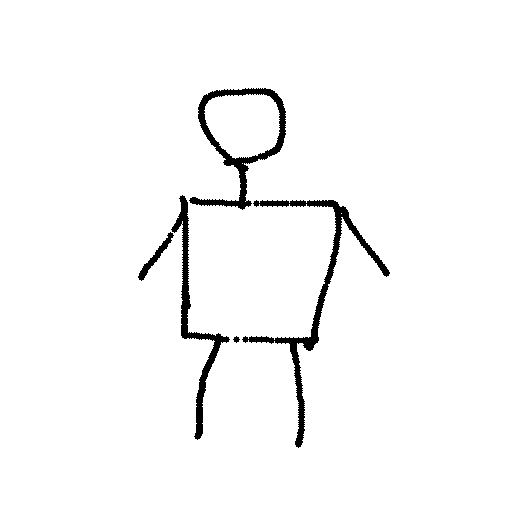
#> input picture imgnewman.png, 512 x 512 px, given in place of 666.png, which was not available
$ python -i image.py   (imports and definitions only)
#> lines starting #> are read from the running program, lines starting #| are printed output that depends on the picture; after the words box and inside, x2 and y2 are one past the last pixel; in counts of white or black regions, pixels touching at a corner belong together; long printed decimals are rounded; pictures that were not available may be replaced by others from this repository, and a replacement may not be noted
from skimage import io,color,measure,morphology
import skimage.morphology as sm
import matplotlib.pyplot as plt
import numpy as np
import matplotlib.image as pg

# diy = newman.png
# image_process()
def image_process(name):
    # address=('D:\\CSHE\BUPT_TowerDefence\image')
#> called with name = 'imgnewman.png'
    address=('D:/代码编辑器/SoulOfPython/Lib/site-packages/cocos/resources/')
    with open(address + "data.txt", "r") as f:  # 打开文件
#> (reads data/data.txt from the repository)
        diy = f.read()
    address = address + diy
    #img0=io.imread('C:\\Users\MA\Desktop\image\\15.png')
    address2 = "D:/代码编辑器/SoulOfPython/Lib/site-packages/cocos/resources/"
    # address2 = "C:/Users/张帅帅/AppData/Local/Programs/Python/Python37/Lib/site-packages/cocos/resources/"

    #img=color.rgb2gray(io.imread('C:\\Users\MA\Desktop\image\\15.png',as_gray='True'))
    #img_four=pg.imread('C:\\Users\MA\Desktop\image\\15.png')
    print(diy + "图像处理中")
    img0=io.imread(address)
#> img0 is the input picture: shape (512, 512, 3); 97.2% white; 5 black regions, box (x1, y1, x2, y2) and area: (242, 200, 390, 448) 2905, (189, 88, 286, 210) 2212, (171, 195, 230, 440) 1942, (138, 232, 174, 281) 341, (233, 336, 240, 343) 29

    img=color.rgb2gray(io.imread(address,as_gray='True'))
    img_four=pg.imread(address)
    img2=img
    rows=img0.shape[0]
#> rows = 512
    cols=img0.shape[1]
#> cols = 512
    I=[]
    J=[]
    for i in range(rows):
        for j in range(cols):
            if img[i][j]>0.4:
                img[i][j]=0
            else :
                img[i][j]=1

    dst=sm.opening(img,sm.disk(1))  #用边长为9的圆形滤波器进行膨胀滤波
#> dst: shape (512, 512) float64; values 0 (black) and 1 (white), 2.8% white; 5 white regions, box (x1, y1, x2, y2) and area: (242, 200, 390, 448) 2854, (189, 88, 286, 210) 2185, (171, 195, 230, 440) 1930, (138, 232, 174, 281) 324, (233, 336, 240, 343) 25
    for i in range(rows):
        for j in range(cols):
            if dst[i][j]==1:
                I.append(i)
                J.append(j)
#> after the loop, I = 7318 values from 88 to 447
    print("I:",min(I),max(I))
#| I: 88 447
    print("J:",min(J),max(J))
#| J: 138 389
    center_i=sum(I)/len(I)
#> center_i = 254
    max_i=max(I)
#> max_i = 447
    min_i=min(I)
#> min_i = 88
    judge1=(center_i-min_i)/(max_i-min_i)
#> judge1 = 0.462
    print("竖直重心：",center_i)#竖直重心
#| 竖直重心： 254.004
    print(judge1)
#| 0.4624
    center_y=sum(J)/len(J)
#> center_y = 253.3
    print("水平重心",center_y)#水平重心
#| 水平重心 253.256
    judge2=(max(J)-min(J))/(max(I)-min(I))
#> judge2 = 0.699
    print("长宽比",judge2)
#| 长宽比 0.6992
    judge=0.5*judge1+0.5*judge2
#> judge = 0.581
    print("judge:",judge)
#| judge: 0.5808
    if (judge<1):
        print("人")
    else:
        print("动物")

    contours = measure.find_contours(dst, 0.5)
#> contours = 8 point arrays, longest 1477 points

    for i in range(rows):
        for j in range(cols):
            img2[i][j] = 0
#> img2: shape (512, 512) float64; every value is 0
    dots=[]
    img_full=np.zeros((rows,cols))
    for i in enumerate(contours):
        for j in i[1]:
            img2[int(j[0])][int(j[1])]=1
            dots.append([int(j[0]),int(j[1])])
#> this loop made 8 passes
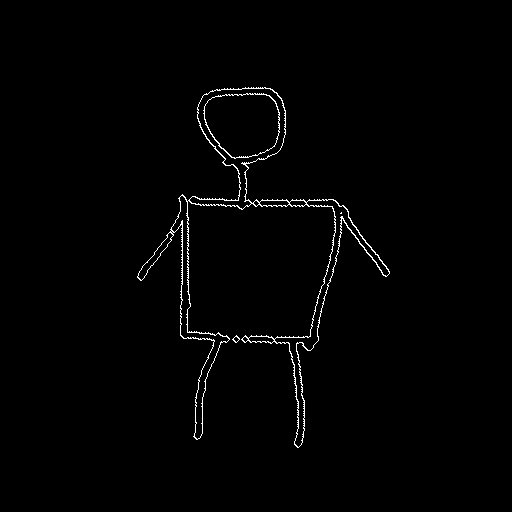
#> img2: shape (512, 512) float64; values 0 (black) and 1 (white), 1.1% white in thin lines or dots, all inside (x1, y1, x2, y2) = (137, 87, 390, 448)
#> after the loop, dots = 3640 pairs, first value 87 to 447, second value 137 to 389
    print("len(dots):",len(dots))
#| len(dots): 3640
    dots_different=[]
    for dot in dots:
        if(dot not in dots_different):
            dots_different.append(dot)
#> this loop made 3640 passes
#> dot on passes 1 to 3: [209, 242], [209, 241], [208, 241]
#> after the loop, dots_different = 2942 pairs, first value 87 to 447, second value 137 to 389
    dots = dots_different
#> dots has the same summary as dots_different
    dots_zip=[]
    for i in range(0,len(dots),2):
        dots_zip.append(dots[i])
#> this loop made 1471 passes
#> i on passes 3 to 5: 4, 6, 8
#> after the loop, dots_zip = 1471 pairs, first value 87 to 447, second value 137 to 389
    dots=dots_zip
#> dots has the same summary as dots_zip
    print("len(dots):",len(dots))
#| len(dots): 1471
    print("len(dots_different):",len(dots_different))
#| len(dots_different): 2942
    for i in range(min(I),max(I),3):
        for j in range(min(J),max(J),3):
            Pro=P1=P2=P3=P4=P5=P6=P7=P8= 0
            for dot in dots:
                if (abs(dot[0] - i )<=2  and dot[1] - j > 0):
                    P3 = 1
                if (abs(dot[0] - i )<=2  and dot[1] - j < 0):
                    P4 = 1
                if (abs(dot[1] - j )<=2 and dot[0] - i > 0):
                    P5 = 1
                if (abs(dot[1] - j )<=2 and dot[0] - i < 0):
                    P6 = 1
                if (abs(dot[0] - i -( -dot[1] + j))<= 2 and dot[0] - i > 0):
                    P7 = 1
                if (abs(dot[0] - i -( -dot[1] + j ))<=2and dot[0]-i<0):
                    P8 = 1
                if (abs(dot[0] - i -( dot[1] - j))<=2 and dot[0] - i > 0):
                    P1 = 1
                if (abs(dot[0] - i -( dot[1] - j))<=2 and dot[0]-i<0):
                    p2 = 1
            Pro=P1+P2+P3+P4+P5+P6+P7+P8
            if(Pro>=7):
                img_full[i][j]=1
            else:
                img_full[i][j]=0
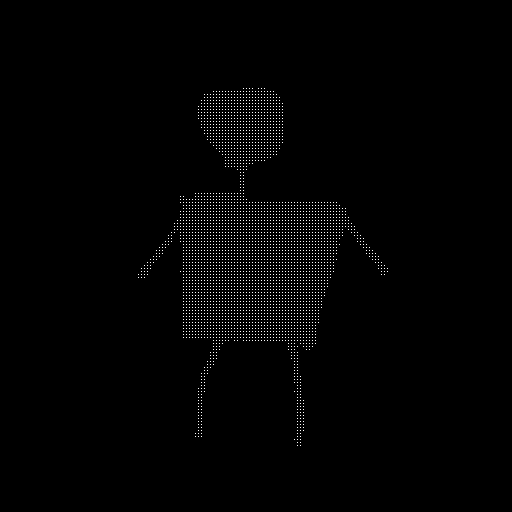
#> img_full: shape (512, 512) float64; values 0 (black) and 1 (white), 1.3% white in thin lines or dots, all inside (x1, y1, x2, y2) = (138, 88, 388, 446)
    for i in range(min(I),max(I),3):
        for j in range(min(J),max(J),3):
            if img_full[i][j]==1:
                img_full[i-1][j-1]=img_full[i-1][j]=img_full[i-1][j+1]=img_full[i][j-1]=img_full[i][j+1]=img_full[i+1][j-1]=img_full[i+1][j]=img_full[i+1][j+1]=1
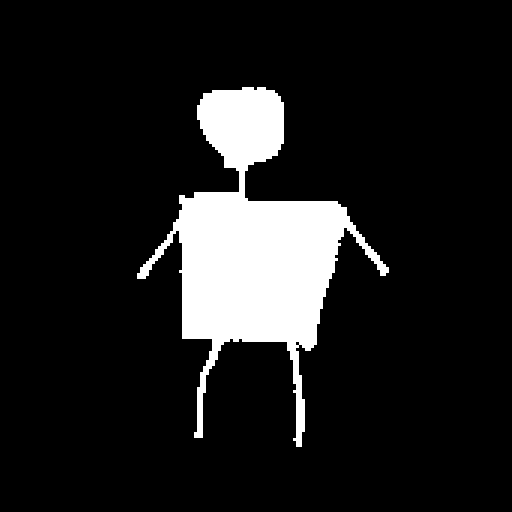
#> img_full: shape (512, 512) float64; values 0 (black) and 1 (white), 11.5% white; 1 white region, box (x1, y1, x2, y2) and area: (137, 87, 389, 447) 30159


    skeleton =morphology.skeletonize(img_full)
    guanjies=[]
    img_skeleton=np.zeros((rows,cols))
    row=img_full.shape[0]
#> row = 512
    col=img_full.shape[1]
#> col = 512
    for i in range(0,row):
        for j in range(0,col):
            if skeleton[i][j]!=0 :
                guanjies.append([i,j])
                img_skeleton[i][j]=1
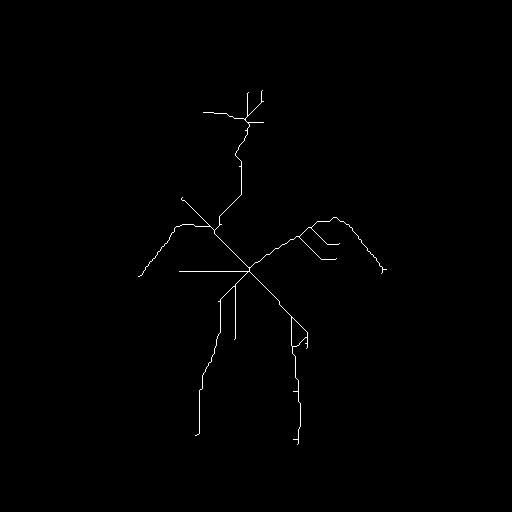
#> img_skeleton: shape (512, 512) float64; values 0 (black) and 1 (white), 0.44% white in thin lines or dots, all inside (x1, y1, x2, y2) = (138, 90, 387, 445)

    img_judge=np.zeros((row,col))
    guanjie_judge=[]
    k=0
    guanjie_x=[]
    guanjie_y=[]
    for guanjie in guanjies:
        temp=0
        for i in range(guanjie[0]-1,guanjie[0]+2):
            for j in range(guanjie[1]-1,guanjie[1]+2):
                temp=temp+img_skeleton[i][j]
        if temp>3:
            img_judge[guanjie[0],guanjie[1]]=1
            k=k+1
            guanjie_judge.append([guanjie[0],guanjie[1]])
            guanjie_x.append(guanjie[0])
            guanjie_y.append(guanjie[1])
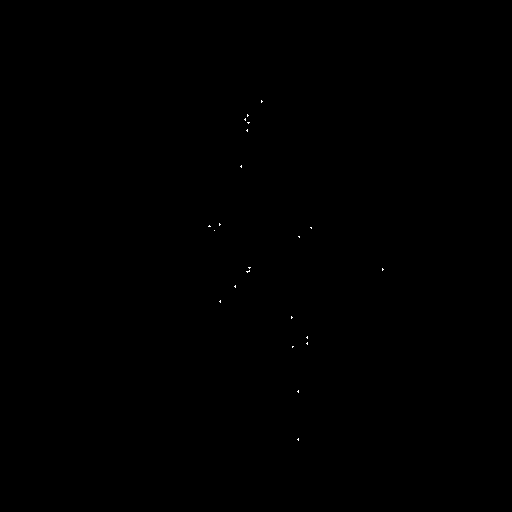
#> img_judge: shape (512, 512) float64; values 0 (black) and 1 (white), 0.03% white in thin lines or dots, all inside (x1, y1, x2, y2) = (208, 100, 384, 441)
#> after the loop, guanjie_x = 84 values from 100 to 440
    guanjie_max_x=max(guanjie_x)
    guanjie_min_x=min(guanjie_x)
    guanjie_max_y=max(guanjie_y)
    guanjie_min_y=min(guanjie_y)
    print(k)
#| 84
    middle_y=sum(guanjie_y)/len(guanjie_y)
    head_finish=guanjie_min_x
    head123=[0,0,0,0,0,0,0,0,0,0]
    for head in range(guanjie_min_x,guanjie_max_x):
        head_counter = 0
        for x in guanjie_x:
            if x<head:
                head_counter=head_counter+1
        if k / 2.0 >= head_counter :
            head123[0] = head
        if k / 2.25 >= head_counter :
            head123[1] = head
        if k / 2.5 >= head_counter :
            head123[2] = head
        if k / 2.75 >= head_counter :
            head123[3] = head
        if k / 3 >= head_counter :
            head123[4] = head
        if k / 3.25 >= head_counter :
            head123[5] = head
        if k / 3.5 >= head_counter :
            head123[6] = head
        if k / 3.75 >= head_counter :
            head123[7] = head
        if k / 4 >= head_counter :
            head123[8] = head
        if k / 4 >= head_counter :
            head123[9] = head

    judge_head=[0,0,0,0,0,0,0,0,0,0]
    j=-1
    for head in head123:
        j=j+1
        for i in range(0,cols):
            if img_full[head][i]==1:
                judge_head[j]=judge_head[j]+1
    print("judge_head",judge_head)
#| judge_head [177, 180, 183, 183, 183, 180, 180, 24, 24, 24]
    j=judge_head.index(min(judge_head))
    head_finish=head123[j]
    print("j:",j)
#| j: 7
    print("head123:",head123)
#| head123: [268, 236, 227, 226, 225, 224, 223, 166, 166, 166]


    leg_finish=guanjie_min_x
    leg123=[0,0,0,0,0,0,0,0,0,0]
    for leg in range(guanjie_min_x,guanjie_max_x):
        leg_counter = 0
        for x in guanjie_x:
            if x<leg:
                leg_counter=leg_counter+1
        if k / 2.0 >= leg_counter :
            leg123[0] = leg
        if k / 1.9 >= leg_counter :
            leg123[1] = leg
        if k / 1.8 >= leg_counter :
            leg123[2] = leg
        if k / 1.7 >= leg_counter :
            leg123[3] = leg
        if k / 1.6 >= leg_counter :
            leg123[4] = leg
        if k / 1.5 >= leg_counter:
            leg123[5] = leg
        if k / 1.4 >= leg_counter :
            leg123[6] = leg
        if k / 1.3 >= leg_counter :
            leg123[7] = leg
        if k / 1.3 >= leg_counter:
            leg123[8] = leg
        if k / 1.3 >= leg_counter:
            leg123[9] = leg

    judge_leg=[0,0,0,0,0,0,0,0,0,0]
    j=-1
    for leg in leg123:
        j=j+1
        for i in range(0,cols):
            if img_full[leg][i]==1:
                judge_leg[j]=judge_leg[j]+1
    print("judge_leg",judge_leg)
#| judge_leg [177, 177, 174, 174, 174, 147, 141, 138, 138, 138]
    j=judge_leg.index(max(judge_leg))
    leg_finish=leg123[j]
    change=40
    leg_finish=leg_finish+change
    print("j:",j)
#| j: 0
    print("leg123:",leg123)
#| leg123: [268, 269, 270, 271, 272, 287, 302, 318, 318, 318]


    temp_hand=np.zeros(2)
    judge=1
    for i in range(0,cols):
        if img_full[leg_finish][i]==1 and judge==1:
            temp_hand[0]=i
            judge=0
        if img_full[leg_finish][i]==0 and judge==0:
            temp_hand[1]=i
            judge=1
    print("temp_hand:",temp_hand)
#| temp_hand: [182. 323.]
    for i in range(img_full.shape[0]):
        for j in range(img_full.shape[1]):
            if img_full[i][j]==0:
                img_four[i][j][3]=0
    img_head=img_four[0:head_finish,:,:]
    img_body=img_four[head_finish:leg_finish,int(temp_hand[0]):int(temp_hand[1]),:]
    img_left_leg=img_four[leg_finish:max(I),min(J):int(middle_y),:]
    img_right_leg=img_four[leg_finish:max(I),int(middle_y):max(J),:]
    img_left_hand=img_four[head_finish:leg_finish,0:int(temp_hand[0]),:]
    img_right_hand=img_four[head_finish:leg_finish,int(temp_hand[1]):cols,:]
    plt.figure('morphology',figsize=(12,8))

    plt.subplot(3,4,1)
    plt.title('origin image')
    plt.imshow(img0)
    plt.axis('off')

    plt.subplot(3,4,2)
    plt.title('gray')
    plt.imshow(img,plt.cm.gray)
    plt.axis('off')

    plt.subplot(3,4,3)
    plt.title('morphological image')
    plt.imshow(dst,plt.cm.gray)
    plt.axis('off')

    plt.subplot(3,4,4)
    plt.title("skelen image")
    plt.imshow(img2,plt.cm.gray)
    plt.axis('off')

    plt.subplot(3,4,5)
    plt.title('full')
    plt.imshow(img_full,plt.cm.gray)
    plt.axis('off')

    plt.subplot(3,4,6)
    plt.title('skeleton')
    plt.imshow(skeleton,plt.cm.gray)
    plt.axis('off')

    plt.subplot(3,4,7)
    plt.title('img_left_leg')
    plt.imshow(img_left_leg,plt.cm.gray)
    plt.axis('off')

    plt.subplot(3,4,8)
    plt.title('img_head')
    plt.imshow(img_head,plt.cm.gray)
    plt.axis('off')

    plt.subplot(3,4,9)
    plt.title('img_body')
    plt.imshow(img_body,plt.cm.gray)
    plt.axis('off')

    plt.subplot(3,4,10)
    plt.title('img_right_leg')
    plt.imshow(img_right_leg,plt.cm.gray)
    plt.axis('off')


    plt.subplot(3,4,11)
    plt.title('img_left_hand')
    plt.imshow(img_left_hand,plt.cm.gray)
    plt.axis('off')

    plt.subplot(3,4,12)
    plt.title('img_right_hand')
    plt.imshow(img_right_hand,plt.cm.gray)
    plt.axis('off')

    pg.imsave(address2+name +'_right_leg.png',img_right_leg)
    pg.imsave(address2+name +'_left_leg.png',img_left_leg)
    pg.imsave(address2+name +'_left_hand.png',img_left_hand)
    pg.imsave(address2+name +'_right_hand.png',img_right_hand)
    pg.imsave(address2+name +'_head.png',img_head)
    pg.imsave(address2+name +'_body.png',img_body)

    plt.show()

#> (the run stopped early here; a loop or call above may not have finished)
